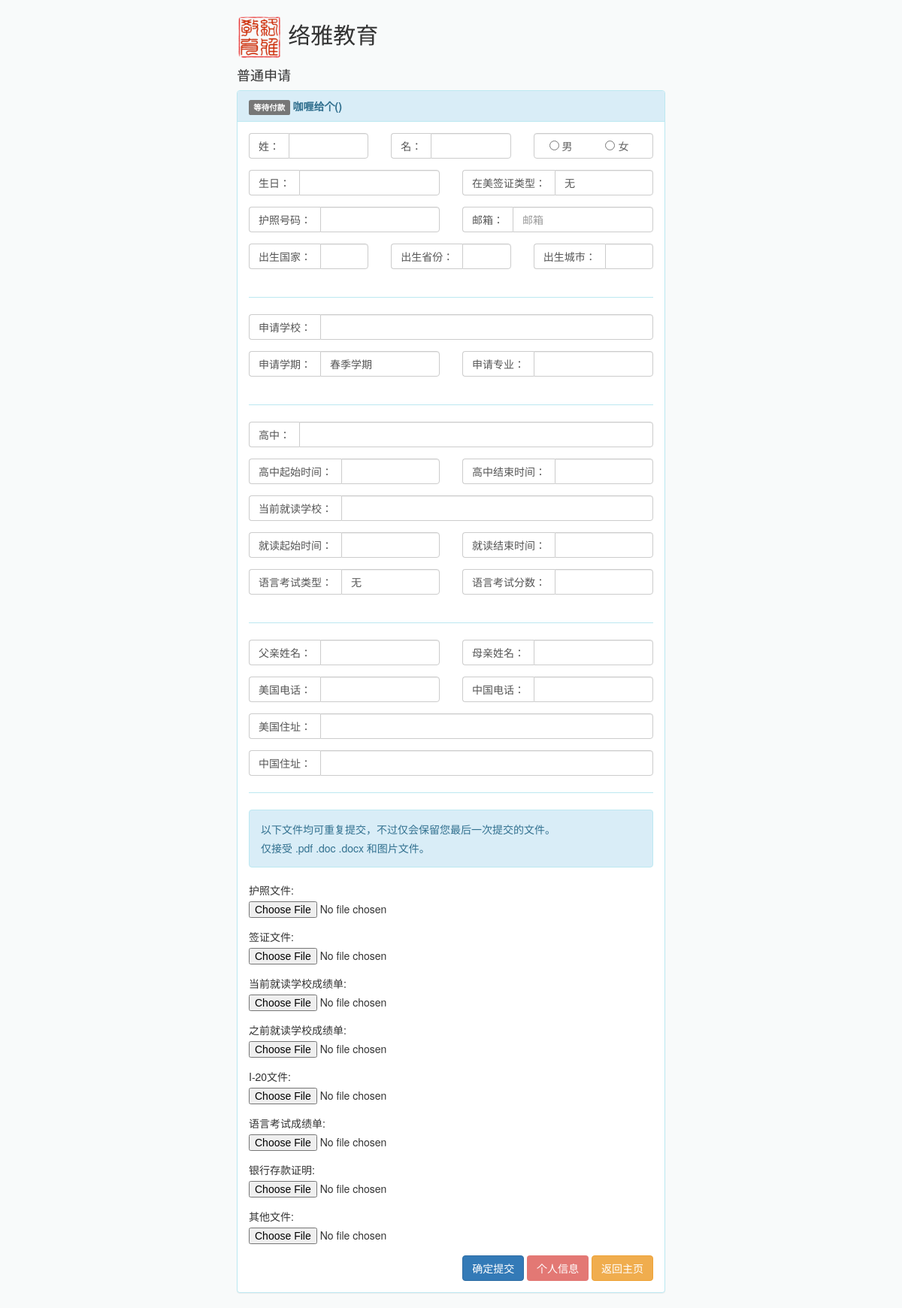
The app's page /application/e60738e3-342b-443a-aaa5-008853f98853 with its own data.
### yiyaweb/models.py (models this page shows, shortened)
class Application(models.Model):
	STAGE_CHOICE = (
		('W', '等待付款'),
		('Y', '已付款'),
		('T', '等待填表'),
		('P', '准备中'),
		('I', '正在申请'),
		('F', '已完成'),
	)
	TYPE_CHOICE = (
		('G', '普通申请'),
		('U', '大学申请'),
		('C', '社区学院申请'),
		('H', '高中申请'),
	)
	VISA_CHOICE = (
		('N', '无'),
		('F1I', 'F1就读'),
		('F1O', 'F1开除'),
		('B', 'B1/B2'),
		('O', '其他'),
	)
	GENDER_CHOICE = (
		('M', '男'),
		('F', '女'),
	)
	QUATER_CHOICE = (
		('Sprint', '春季学期'),
		('Summer', '夏季学期'),
		('Autumn', '秋季学期'),
		('Winter', '冬季学期'),
	)
	TEST_CHOICE = (
		('Y', '雅思'),
		('T', '托福'),
		('C', 'College ENG101'),
		('N', '无'),
	)
	numeric = RegexValidator(r'^[0-9]*$', '请输入正确的电话号码。')
	id = models.UUIDField(primary_key=True, default=uuid.uuid4, editable=False)
	student = models.ForeignKey(Student, on_delete=models.CASCADE, null=True)
	application_name = models.CharField(max_length=50)
	application_type = models.CharField(blank=False, max_length=1, choices=TYPE_CHOICE, default = 'G')
	stage = models.CharField(max_length=1, choices=STAGE_CHOICE, default = 'W')
	fee = models.FloatField(null=True, blank= True)
	first_name = models.CharField(null=True, blank = True, max_length=20)
	last_name = models.CharField(null=True, blank=True, max_length=20)
	birth_city = models.CharField(blank=True, max_length=50)
	birth_province = models.CharField(blank=True, max_length=50)
	birth_country = models.CharField(blank=True, max_length=50)
	date_of_birth = models.DateField(null=True, blank=True)
	gender = models.CharField(blank=True, max_length=1, choices=GENDER_CHOICE)
	passport_number = models.CharField(blank=True, max_length=50)
	application_email = models.CharField(null=True, blank=True, max_length=50)
	father_name = models.CharField(blank=True, max_length=50)
	mother_name = models.CharField(blank=True, max_length=50)
	US_tel = models.CharField(blank=True ,max_length=50, validators=[numeric])
	CHINA_tel = models.CharField(blank=True, max_length=50, validators=[numeric])
	US_address = models.CharField(blank=True, max_length=100)
	CHINA_address = models.CharField(blank=True, max_length=100)
	high_school = models.CharField(blank=True, max_length=100)
	high_school_start = models.DateField(null=True, blank=True)
	high_school_end = models.DateField(null=True, blank=True)
	current_school = models.CharField(blank=True, max_length=100)
	current_school_start = models.DateField(null=True, blank=True)
	current_school_end = models.DateField(null=True, blank=True)
	current_visa_status =  models.CharField(max_length=5, choices=VISA_CHOICE, default = 'N')
	language_test = models.CharField(max_length=1, choices=TEST_CHOICE, default = 'N')
	language_score = models.FloatField(null=True, blank= True)
	applying_college = models.CharField(blank=True, max_length=50)
	applying_quater = models.CharField(max_length=8, choices=QUATER_CHOICE, default = 'Spring')
	applying_major = models.CharField(blank=True, max_length=50)
	passport_file = models.FileField(blank=True, null= True, upload_to = passport_path)
	visa_file = models.FileField(blank=True, null= True, upload_to = visa_path)
	current_score_file = models.FileField(blank=True, null= True, upload_to = current_score_path)
	I20_file = models.FileField(blank=True, null= True, upload_to = I20_path)
	previous_score_file = models.FileField(blank=True, null= True, upload_to = previous_score_path)
	language_test_file = models.FileField(blank=True, null= True, upload_to = language_test_path)
	bank_statement_file = models.FileField(blank=True, null= True, upload_to = bank_statement_path)
	other_file =  models.FileField(blank=True, null= True, upload_to = other_path)

### yiyaweb/views.py (the view)
# urls.py: url(r'^application/(?P<id>.*)$', views.application_view, name='application_view'),
def application_view(request, id):
	applications = Application.objects.filter(id = id)
	if not applications:
		return HttpResponseRedirect('/')
	else:
		application = applications[0]
	if not application:
		return HttpResponseRedirect('/')
	if not request.method == 'POST':
		aform = application_form(instance = application)
		context = {
			'aform': aform,
			'application': application,
			'success': False,
		}
	if request.method == 'POST':
		aform = application_form(request.POST, request.FILES, instance = application)
		if aform.is_valid():
			filelist = {'passport', 'visa', 'current_score', 'I20', 'previous_score', 'language_test', 'bank_statement', 'other' }
			for dirname in filelist:
				if request.FILES and request.FILES.get(dirname + '_file', False):
					ext = os.path.splitext(request.FILES[dirname + '_file'].name)[1]
					print ext
					valid_extensions = ['.pdf', '.doc', '.docx', '.jpg', '.png']
					if not ext.lower() in valid_extensions:
						raise ValidationError(u'Unsupported file extension.')
					file_path = os.path.join(settings.MEDIA_ROOT, (dirname + '_{0}').format(application.id))
					if os.path.isdir(file_path):
						shutil.rmtree(file_path)
			aform.save()
			gemail = aform.cleaned_data['application_email']
			if application.student is None:
				if gemail:
					students = Student.objects.filter(email = gemail)
					if students:
						student=students[0]
						application.student = student
						application.save()
			success = True
		context = {
			'aform': aform,
			'application': application,
			'success': success,
		}
	if application.application_type == 'U':
		return render(request, 'application_u.html', context)
	if application.application_type == 'C':
		return render(request, 'application_c.html', context)
	if application.application_type == 'H':
		return render(request, 'application_h.html', context)
	return render(request, 'application.html', context)

### yiyaweb/templates/application.html (shortened to what this page needs)
{% extends "basic.html" %}
{% load static %}
{% block content %}
<div class="container container-small">
	<h2><img class="big-logo" src="{% static 'images/logo.png' %}" />   络雅教育</h2>
	{% block name %}
	<h4>普通申请</h4>
	{% endblock %}
	<form method="post" enctype = "multipart/form-data"> {% csrf_token %}
		<div class="panel panel-info">
			<div class="panel-heading">
				{% if application.stage == 'W' %}
				<span class="label label-default">等待付款</span>
				{% endif %}
				<strong>{{ application.application_name }}({{ user.username }})</strong>
			</div>
			<div id="application-form" class="application-form panel-body">
				{% block basic_info %}
				<div class = "row">
					<div class = "col-xs-12 col-sm-4">
						<div class="form-group">
							<div class="input-group">
								<div class="input-group-addon white">
									姓：
								</div>
								{{ aform.last_name }}
							</div>
						</div>
					</div>
					<div class = "col-xs-12 col-sm-4">
						<div class="form-group">
							<div class="input-group">
								<div class="input-group-addon white">
									名：
								</div>
								{{ aform.first_name }}
							</div>
						</div>
					</div>
					<div class = "col-xs-12 col-sm-4">
						<div class="form-group">
							<div class="input-group" id = "gender-box">
								{{ aform.gender }}
							</div>
						</div>
					</div>
				</div>
				<div class = "row">
					<div class = "col-xs-12 col-sm-6">
						<div class="form-group">
							<div class="input-group">
								<div class="input-group-addon white">
									生日：
								</div>
								{{ aform.date_of_birth }}
							</div>
						</div>
					</div>
					<div class = "col-xs-12 col-sm-6">
						<div class="form-group">
							<div class="input-group">
								<div class="input-group-addon white">
									在美签证类型：
								</div>
								{{ aform.current_visa_status }}
							</div>
						</div>
					</div>
				</div>
				<div class = "row">
					<div class = "col-xs-12 col-sm-6">
						<div class="form-group">
							<div class="input-group">
								<div class="input-group-addon white">
									护照号码：
								</div>
								{{ aform.passport_number }}
							</div>
						</div>
					</div>
					<div class = "col-xs-12 col-sm-6">
						<div class="form-group">
							<div class="input-group">
								<div class="input-group-addon white">
									邮箱：
								</div>
								{{ aform.application_email }}
							</div>
						</div>
					</div>
				</div>
				<div class = "row">
					<div class = "col-xs-12 col-sm-4">
						<div class="form-group">
							<div class="input-group">
								<div class="input-group-addon white">
									出生国家：
								</div>
								{{ aform.birth_country }}
							</div>
						</div>
					</div>
					<div class = "col-xs-12 col-sm-4">
						<div class="form-group">
							<div class="input-group">
								<div class="input-group-addon white">
									出生省份：
								</div>
								{{ aform.birth_province }}
							</div>
						</div>
					</div>
					<div class = "col-xs-12 col-sm-4">
						<div class="form-group">
							<div class="input-group">
								<div class="input-group-addon white">
									出生城市：
								</div>
								{{ aform.birth_city }}
							</div>
						</div>
					</div>
				</div>
				<hr1></hr1>
				{% endblock %}
				{% block application_info %}
				<div class="form-group">
					<div class="input-group">
						<div class="input-group-addon white">
							申请学校：
						</div>
						{{ aform.applying_college }}
					</div>
				</div>
				<div class = "row">
					<div class = "col-xs-12 col-sm-6">
						<div class="form-group">
							<div class="input-group">
								<div class="input-group-addon white">
									申请学期：
								</div>
								{{ aform.applying_quater }}
							</div>
						</div>
					</div>
					<div class = "col-xs-12 col-sm-6">
						<div class="form-group">
							<div class="input-group">
								<div class="input-group-addon white">
									申请专业：
								</div>
								{{ aform.applying_major }}
							</div>
						</div>
					</div>
				</div>
				<hr1></hr1>
				{% endblock %}
				{% block current_school_info %}
				<div class="form-group">
					<div class="input-group">
						<div class="input-group-addon white">
							高中：
						</div>
						{{ aform.high_school }}
					</div>
				</div>
				<div class = "row">
					<div class = "col-xs-12 col-sm-6">
						<div class="form-group">
							<div class="input-group">
								<div class="input-group-addon white">
									高中起始时间：
								</div>
								{{ aform.high_school_start }}
							</div>
						</div>
					</div>
					<div class = "col-xs-12 col-sm-6">
						<div class="form-group">
							<div class="input-group">
								<div class="input-group-addon white">
									高中结束时间：
								</div>
								{{ aform.high_school_end }}
							</div>
						</div>
					</div>
				</div>
				<div class="form-group">
					<div class="input-group">
						<div class="input-group-addon white">
							当前就读学校：
						</div>
						{{ aform.current_school }}
					</div>
				</div>
				<div class = "row">
					<div class = "col-xs-12 col-sm-6">
						<div class="form-group">
							<div class="input-group">
								<div class="input-group-addon white">
									就读起始时间：
								</div>
								{{ aform.current_school_start }}
							</div>
						</div>
					</div>
					<div class = "col-xs-12 col-sm-6">
						<div class="form-group">
							<div class="input-group">
								<div class="input-group-addon white">
									就读结束时间：
								</div>
								{{ aform.current_school_end }}
							</div>
						</div>
					</div>
				</div>
				<div class = "row">
					<div class = "col-xs-12 col-sm-6">
						<div class="form-group">
							<div class="input-group">
								<div class="input-group-addon white">
									语言考试类型：
								</div>
								{{ aform.language_test }}
							</div>
						</div>
					</div>
					<div class = "col-xs-12 col-sm-6">
						<div class="form-group">
							<div class="input-group">
								<div class="input-group-addon white">
									语言考试分数：
								</div>
								{{ aform.language_score }}
							</div>
						</div>
					</div>
				</div>
				<hr1></hr1>
				{% endblock %}
				{% block family_info %}
				<div class = "row">
					<div class = "col-xs-12 col-sm-6">
						<div class="form-group">
							<div class="input-group">
								<div class="input-group-addon white">
									父亲姓名：
								</div>
								{{ aform.father_name }}
							</div>
						</div>
					</div>
					<div class = "col-xs-12 col-sm-6">
						<div class="form-group">
							<div class="input-group">
								<div class="input-group-addon white">
									母亲姓名：
								</div>
								{{ aform.mother_name }}
							</div>
						</div>
					</div>
				</div>
				<div class = "row">
					<div class = "col-xs-12 col-sm-6">
						<div class="form-group">
							<div class="input-group">
								<div class="input-group-addon white">
									美国电话：
								</div>
								{{ aform.US_tel }}
							</div>
						</div>
					</div>
					<div class = "col-xs-12 col-sm-6">
						<div class="form-group">
							<div class="input-group">
								<div class="input-group-addon white">
									中国电话：
								</div>
								{{ aform.CHINA_tel }}
							</div>
						</div>
					</div>
				</div>
				<div class="form-group">
					<div class="input-group">
						<div class="input-group-addon white">
							美国住址：
						</div>
						{{ aform.US_address }}
					</div>
				</div>
				<div class="form-group">
					<div class="input-group">
						<div class="input-group-addon white">
							中国住址：
						</div>
						{{ aform.CHINA_address }}
					</div>
				</div>
				<hr1></hr1>
				{% endblock %}
				{% block file_info %}
				<div class="alert alert-info" role="alert">
					<p>以下文件均可重复提交，不过仅会保留您最后一次提交的文件。</p>
					<p>仅接受 .pdf .doc .docx 和图片文件。</p>
				</div>
				<div class="form-group">
					<label for="basic-url">护照文件:
					</label>
					<div class="input-group">
						{{ aform.passport_file }}
					</div>
				</div>
				<div class="form-group">
					<label for="basic-url">签证文件:
					</label>
					<div class="input-group">
						{{ aform.visa_file }}
					</div>
				</div>
				<div class="form-group">
					<label for="basic-url">当前就读学校成绩单:
					</label>
					<div class="input-group">
						{{ aform.current_score_file }}
					</div>
				</div>
				<div class="form-group">
					<label for="basic-url">之前就读学校成绩单:
					</label>
					<div class="input-group">
						{{ aform.previous_score_file }}
					</div>
				</div>
				<div class="form-group">
					<label for="basic-url">I-20文件:
					</label>
					<div class="input-group">
						{{ aform.I20_file }}
					</div>
				</div>
				<div class="form-group">
					<label for="basic-url">语言考试成绩单:
					</label>
					<div class="input-group">
						{{ aform.language_test_file }}
					</div>
				</div>
				<div class="form-group">
					<label for="basic-url">银行存款证明:
					</label>
					<div class="input-group">
						{{ aform.bank_statement_file }}
					</div>
				</div>
				<div class="form-group">
					<label for="basic-url">其他文件:
					</label>
					<div class="input-group">
						{{ aform.other_file }}
					</div>
				</div>
				{% endblock %}
				{% block buttons_info %}
				<div class="selfi-foot-buttons" class = "form-group">
					<button type="submit" class="btn btn-primary">确定提交</button>
					<a href="/selfi" class="btn btn-lightred">个人信息</a>
					<a href="/" class="btn btn-warning">返回主页</a>
				</div>
				{% endblock %}
			</div>
		</div>
	</form>
</div>
{% endblock %}

### yiyaweb/static/css/style.css (style rules this page uses)
body { position: relative; background-color: #F8FAFA; }
.big-logo { width:60px; height: 60px; display: inline !important; }
.container-small { max-width:600px; }
.web-section p, li { font-size: 14px; color: rgb(100, 100, 100); }
.btn-lightred { background-color: #e37874; color: white; }
hr1 { background-color: #bce8f1; border: 0; height: 1px; margin: 22px 0; display: block; }
.form-control[readonly] { background-color: #fff; }
#id_gender { list-style: none; padding: 0; margin: 0; line-height: 32px; height: 32px; }
#id_gender li { display: inline; margin-right: 20px; margin-left: 20px; }
#gender-box { border-color: #ccc; border-radius: 4px; border-width: 1px; border-style: solid; width: 100%; -webkit-box-shadow: inset 0 1px 1px rgba(0,0,0,.075); box-shadow: inset 0 1px 1px rgba(0,0,0,.075); }
.selfi-foot-buttons { text-align: right; }
label { font-weight: 400; }
.white { background-color: white; }
.none-radius { -webkit-appearance: none; -moz-appearance: none; }

### records on screen
Application: application_name "咖喱给个", gender "☐ 男 ☐ 女", current_visa_status "无", applying_quater "春季学期", language_test "无"
